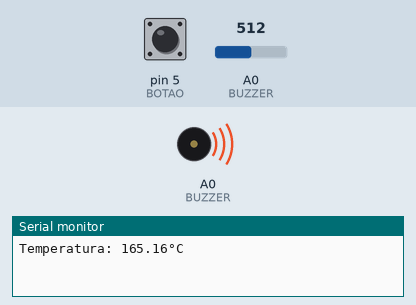
This sketch was run on a simulated Arduino Uno, built with avr-gcc and run on an emulated ATmega328P. On the bench: buzzer (waves = sounding), the last lines printed to the serial monitor. The inputs (shaded band) are chosen by the test bench; at power-on: A0 (BUZZER) = 512, pin 5 (BOTAO) LOW.

Above: at 1.8 s.
1.9 s: A0 (BUZZER) set to 716
At 2.7 s:
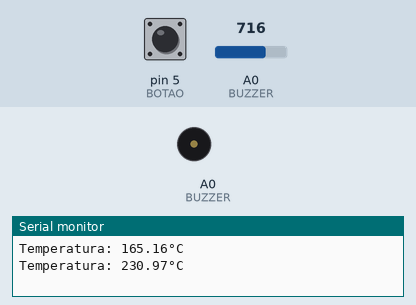
4.4 s: A0 (BUZZER) set to 109
At 6.6 s:
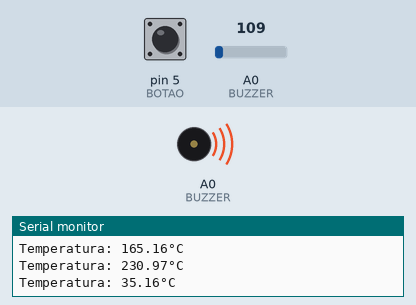
6.9 s: A0 (BUZZER) set to 95
At 7.5 s:
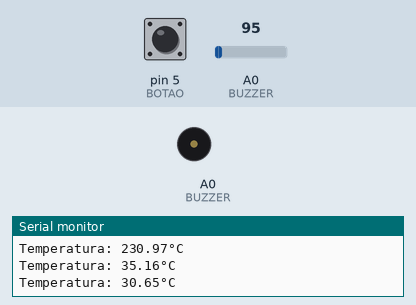
8.6 s: A0 (BUZZER) set to 122
At 10.0 s:
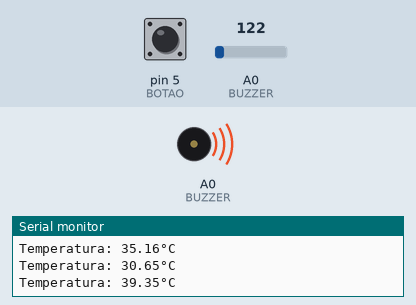
Timing chart, 0 to 11.6 s (numbered marks = the images above; inputs shaded):
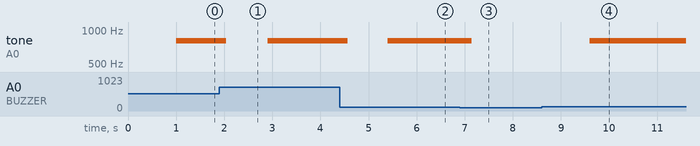

Measured:
- the behaviour switches between 103 and 102 on A0 (BUZZER) (found by bisection; images 2 and 3)
- after the input at 1.9 s, tone on A0 (BUZZER): 800 Hz → silent after 0.14 s, → 800 Hz 0.86 s later
- after the input at 4.4 s, tone on A0 (BUZZER): 800 Hz → silent after 0.17 s, → 800 Hz 0.83 s later
- after the input at 6.9 s, tone on A0 (BUZZER): 800 Hz → silent after 0.25 s
- after the input at 8.6 s, tone on A0 (BUZZER): silent → 800 Hz after 1.0 s

The sketch:

projeto-alarme-de-temperatura.ino
```cpp
//Programa 9.1: Projeto de Alarme de Temperatura

#define BUZZER 14 //Define BUZZER como 14 (GPIO14 - D5)
#define BOTAO 5 //Define BOTAO como 5 (GPIO5 - D1)
float Read_A0, V_A0, Temperatura, Ultima_Temperatura; //Define as variáveis

void setup() {
  pinMode(A0, INPUT); //Declara o pino analógico A0 como entrada
  pinMode(BOTAO, INPUT); //Declara o pino do botão como entrada
  Serial.begin(9600); //Inicializa a comunicação com o serial
}

void loop() {
  Read_A0 = analogRead(A0); //Faz a leitura da porta analógica
  V_A0 = Read_A0*(3.3/1023); //Cálculo da tensão da porta analógica
  Temperatura = V_A0/0.01; //Cálculo da temperatura

  if(Temperatura != Ultima_Temperatura){ //Condição para imprimir menos variações
    Ultima_Temperatura = Temperatura; //Salvando a última temperatura
    Serial.print("Temperatura: "); //Imprime
    Serial.print(Temperatura); //Imprime
    Serial.println("°C"); //Imprime
    delay(1000); //Espera 1 segundo
  }

  if(Temperatura >= 33.00){ //Condição de ativação do buzzer
    tone(BUZZER, 1200, 250); //Toca o buzzer na frequência de 1200Hz por 250ms
    tone(BUZZER,  800, 250); //Toca o buzzer na frequência de 800Hz por 250ms
    if((digitalRead(BOTAO)) == 1){ //Condição para desligar o buzzer com o botão
      noTone(BUZZER); //Desativa o buzzer
    }
  }
}
```
